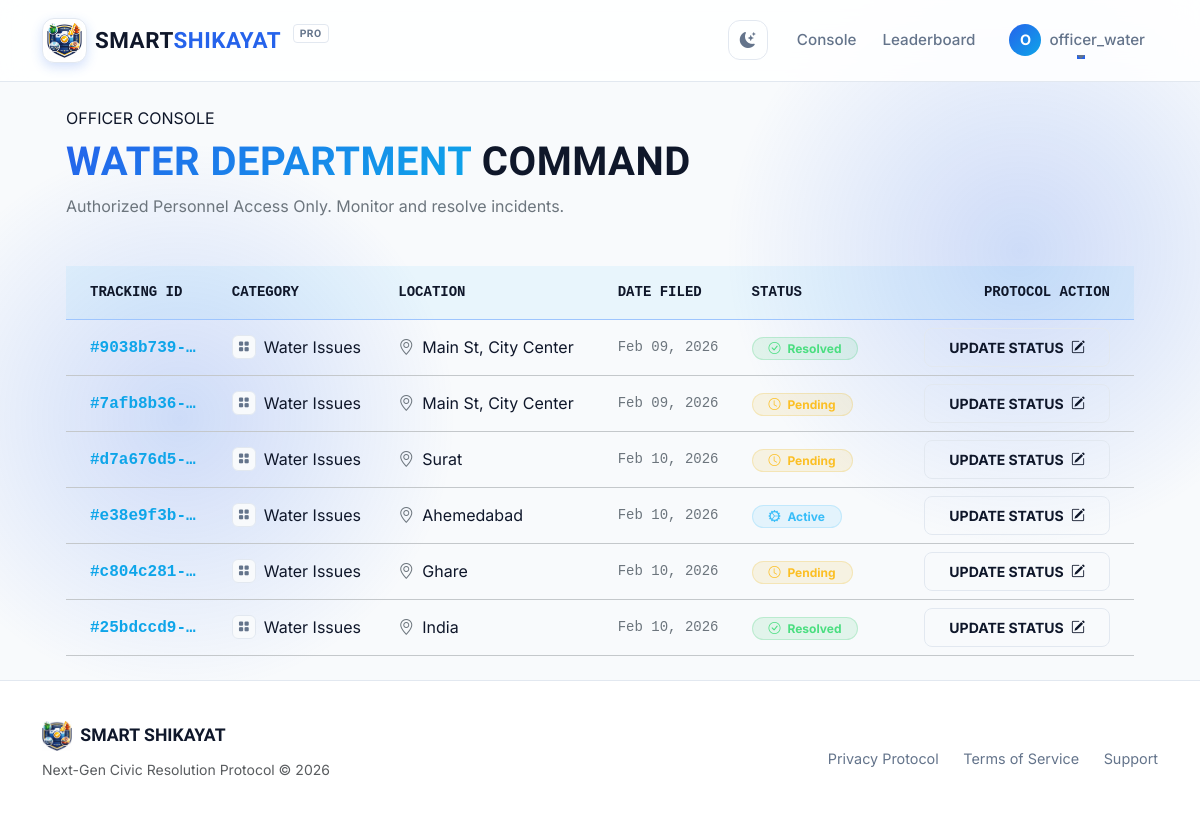
The app's page /complaints/officer/dashboard/ (signed in), older data.
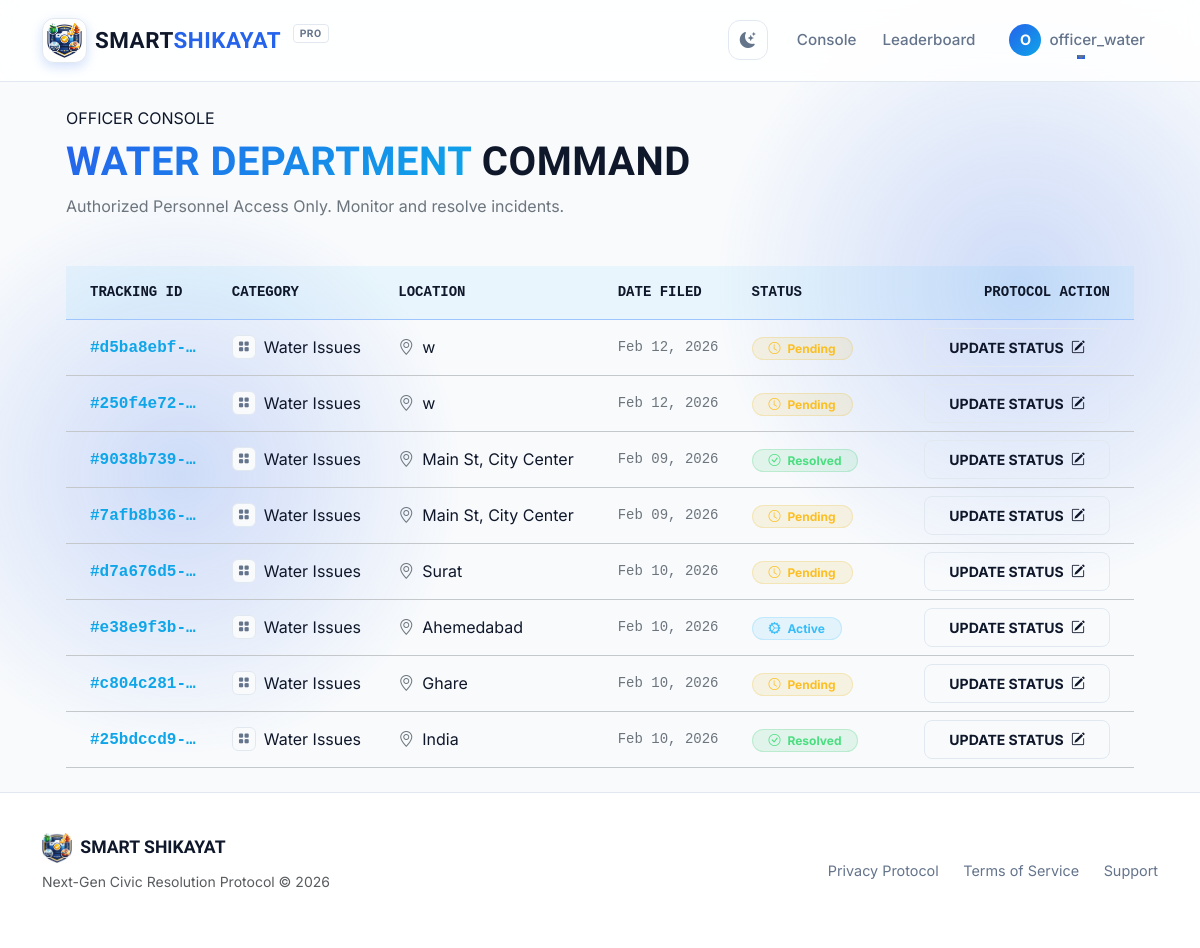
The same page, newer data.
### complaints/models.py (models this page shows, shortened)
class Complaint(models.Model):
    CATEGORY_CHOICES = [
        ('road', 'Road Damage'),
        ('water', 'Water Issues'),
        ('garbage', 'Garbage'),
        ('parking', 'Illegal Parking'),
        ('fire', 'Fire Hazard'),
    ]
    STATUS_CHOICES = [
        ('pending', 'Pending'),
        ('progress', 'In Progress'),
        ('resolved', 'Resolved'),
    ]
    DEPARTMENT_CHOICES = [
        ('municipal', 'Municipal Corporation'),
        ('water', 'Water Department'),
        ('traffic', 'Traffic Police'),
        ('fire', 'Fire Department'),
    ]
    tracking_id = models.UUIDField(default=uuid.uuid4, editable=False, unique=True)
    user = models.ForeignKey(
        settings.AUTH_USER_MODEL,
        on_delete=models.CASCADE,
        related_name='complaints'
    )
    category = models.CharField(max_length=20, choices=CATEGORY_CHOICES)
    description = models.TextField()
    location = models.CharField(max_length=255)
    image = models.ImageField(upload_to='complaints/', null=True, blank=True)
    status = models.CharField(
        max_length=20,
        choices=STATUS_CHOICES,
        default='pending'
    )
    department = models.CharField(
        max_length=20,
        choices=DEPARTMENT_CHOICES,
        blank=True
    )
    created_at = models.DateTimeField(auto_now_add=True)
    vehicle_number = models.CharField(max_length=20, blank=True, null=True)
    fine_amount = models.DecimalField(max_digits=10, decimal_places=2, default=0.00)
    fine_paid = models.BooleanField(default=False)
    reporter_earning = models.DecimalField(max_digits=10, decimal_places=2, default=0.00)
    is_ai_checked = models.BooleanField(default=False)
    ai_language = models.CharField(max_length=50, blank=True, null=True)

### complaints/views.py (the view)
# urls.py: path('officer/dashboard/', views.officer_dashboard, name='officer_dashboard'),
@login_required
def officer_dashboard(request):
    if request.user.role != 'officer':
        return redirect('complaint_list')
    complaints = Complaint.objects.filter(department=request.user.department)
    if request.user.area:
        complaints = complaints.filter(location__icontains=request.user.area)
    complaints = complaints.annotate(
        loc_freq=Window(
            expression=Count('id'),
            partition_by=[F('location')]
        )
    ).order_by('-loc_freq', '-created_at')
    return render(request, 'complaints/officer_dashboard.html', {'complaints': complaints})

### templates/complaints/officer_dashboard.html (shortened to what the changed rows need)
{% extends 'base.html' %}
{% load static %}
{% block content %}
<div class="container-fluid px-4 py-4">
    <div class="d-flex flex-wrap justify-content-between align-items-end mb-5 animate-fade-up">
        <div class="mb-3 mb-md-0">
            <h2 class="display-6 fw-bold">
                <span class="text-gradient">{{ user.get_department_display|default:"General" }}</span> Command
            </h2>
        </div>
    </div>
    {% if complaints %}
    <div class="glass-card p-0 overflow-hidden animate-fade-up" style="animation-delay: 100ms;">
        <div class="table-responsive">
            <table class="table align-middle mb-0" style="background: transparent;">
                <thead class="bg-primary-subtle text-primary border-bottom border-primary-subtle">
                    <tr>
                        <th class="py-3 ps-4 text-uppercase small fw-bold font-monospace">Tracking ID</th>
                        <th class="py-3 text-uppercase small fw-bold font-monospace">Category</th>
                        <th class="py-3 text-uppercase small fw-bold font-monospace">Location</th>
                        <th class="py-3 text-uppercase small fw-bold font-monospace">Date Filed</th>
                        <th class="py-3 text-uppercase small fw-bold font-monospace">Status</th>
                        <th class="py-3 pe-4 text-end text-uppercase small fw-bold font-monospace">Protocol Action</th>
                    </tr>
                </thead>
                <tbody>
                    {% for complaint in complaints %}
                    <tr class="transition-hover border-bottom border-secondary-subtle">
                        <td class="ps-4">
                            <span class="fw-bold font-monospace text-accent">#{{ complaint.tracking_id|truncatechars:10 }}</span>
                        </td>
                        <td>
                            <div class="d-flex align-items-center">
                                <span class="icon-box-xs me-2">
                                    <i class="bi bi-grid-fill"></i>
                                </span>
                                {{ complaint.get_category_display }}
                            </div>
                        </td>
                        <td>
                            <div class="d-flex align-items-center text-truncate" style="max-width: 200px;" title="{{ complaint.location }}">
                                <i class="bi bi-geo-alt me-2 text-secondary"></i>
                                <span>{{ complaint.location }}</span>
                            </div>
                        </td>
                        <td class="font-monospace small text-secondary">
                            {{ complaint.created_at|date:"M d, Y" }}
                        </td>
                        <td>
                            {% if complaint.status == 'pending' %}
                                <span class="badge bg-warning-subtle text-warning border border-warning-subtle rounded-pill px-3">
                                    <i class="bi bi-clock me-1"></i> Pending
                                </span>
                            {% elif complaint.status == 'progress' %}
                                <span class="badge bg-info-subtle text-info border border-info-subtle rounded-pill px-3">
                                    <i class="bi bi-gear-wide-connected me-1"></i> Active
                                </span>
                            {% else %}
                                <span class="badge bg-success-subtle text-success border border-success-subtle rounded-pill px-3">
                                    <i class="bi bi-check-circle me-1"></i> {{ complaint.get_status_display }}
                                </span>
                            {% endif %}
                        </td>
                        <td class="pe-4 text-end">
                            {% if complaint.category == 'parking' and not complaint.fine_paid %}
                                <span class="badge bg-secondary-subtle text-secondary me-2">
                                    <i class="bi bi-hourglass-split me-1"></i> Awaiting Payment
                                </span>
                                <a href="{% url 'resend_fine_email' complaint.tracking_id %}" class="btn btn-sm btn-outline-warning" title="Resend Fine Email">
                                    <i class="bi bi-envelope-exclamation"></i> Resend
                                </a>
                            {% else %}
                                <button class="btn btn-sm btn-outline-glow text-uppercase fw-bold" data-bs-toggle="modal" data-bs-target="#updateModal{{ complaint.id }}">
                                    Update Status <i class="bi bi-pencil-square ms-1"></i>
                                </button>
                            {% endif %}
                            </td>
                    </tr>
                    {% endfor %}
                </tbody>
            </table>
        </div>
    </div>
    {% endif %}
</div>
{% endblock %}

Row changes from the older to the newer data that the page shows:
added Complaint: tracking_id "d5ba8ebf-…", category "Water Issues", location "w", created_at "Feb 12, 2026", status "pending" (drawn)
added Complaint: tracking_id "250f4e72-…", category "Water Issues", location "w", created_at "Feb 12, 2026", status "pending" (drawn)
